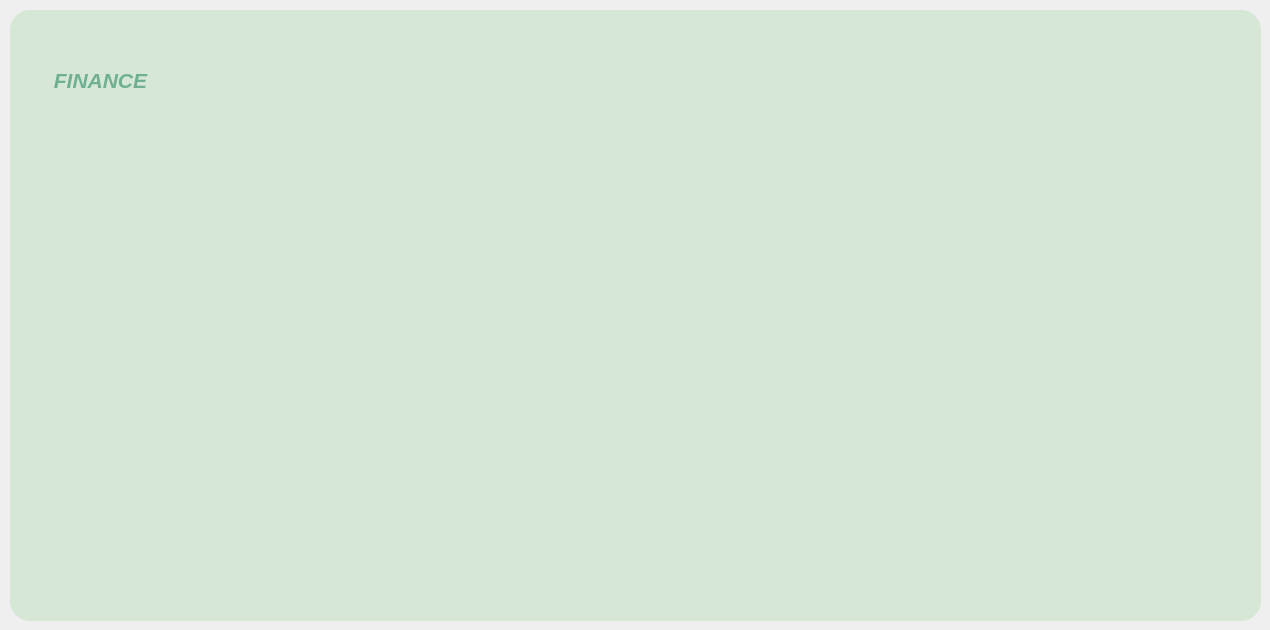
      <widget class="QWidget" name="tab_3">
       <attribute name="title">
        <string>Statistique</string>
       </attribute>
       <widget class="QGroupBox" name="groupBox_6">
        <property name="geometry">
         <rect>
          <x>10</x>
          <y>10</y>
          <width>1251</width>
          <height>611</height>
         </rect>
        </property>
        <property name="styleSheet">
         <string notr="true">background-color:#D6E7D5;

border-radius : 20px;</string>
        </property>
        <property name="title">
         <string/>
        </property>
        <widget class="QLabel" name="label_21">
         <property name="geometry">
          <rect>
           <x>20</x>
           <y>40</y>
           <width>141</width>
           <height>61</height>
          </rect>
         </property>
         <property name="styleSheet">
          <string notr="true">*{
    color: #6FAF92;
    font-size: 16px; /* Taille du texte (ajustable) */
    font-weight: normal; /* Style du texte */
}</string>
         </property>
         <property name="text">
          <string>&lt;html&gt;&lt;head/&gt;&lt;body&gt;&lt;p align=&quot;center&quot;&gt;&lt;span style=&quot; font-size:16pt; font-weight:700; font-style:italic;&quot;&gt;FINANCE&lt;/span&gt;&lt;/p&gt;&lt;/body&gt;&lt;/html&gt;</string>
         </property>
        </widget>
        <widget class="QLabel" name="label_3">
         <property name="geometry">
          <rect>
           <x>280</x>
           <y>80</y>
           <width>661</width>
           <height>471</height>
          </rect>
         </property>
         <property name="styleSheet">
          <string notr="true">QLabel {
    background-color: transparent;  /* Fond transparent */
    color: black;                   /* Texte noir */
    border: none;                   /* Pas de bordure */
    font-weight: bold;              /* Texte en gras */
    font-size: 14px;                /* Taille de la police */
}
</string>
         </property>
         <property name="text">
          <string/>
         </property>
         <property name="pixmap">
          <pixmap>../../26ff5b82-58b8-4a1f-8ad0-a22f9584573d.jpg</pixmap>
         </property>
         <property name="scaledContents">
          <bool>true</bool>
         </property>
        </widget>
       </widget>
      </widget>
